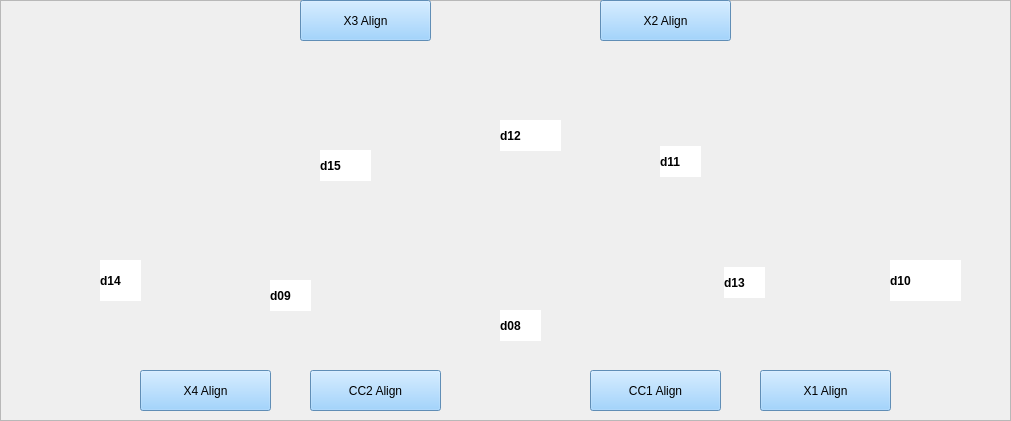
  <widget class="QFrame" name="MainFrame">
   <property name="geometry">
    <rect>
     <x>30</x>
     <y>30</y>
     <width>1011</width>
     <height>421</height>
    </rect>
   </property>
   <property name="sizePolicy">
    <sizepolicy hsizetype="Expanding" vsizetype="Expanding">
     <horstretch>0</horstretch>
     <verstretch>0</verstretch>
    </sizepolicy>
   </property>
   <property name="sizeIncrement">
    <size>
     <width>5</width>
     <height>5</height>
    </size>
   </property>
   <property name="focusPolicy">
    <enum>Qt::StrongFocus</enum>
   </property>
   <property name="frameShape">
    <enum>QFrame::StyledPanel</enum>
   </property>
   <property name="frameShadow">
    <enum>QFrame::Plain</enum>
   </property>
   <widget class="PyDMLabel" name="MotorScreenShot">
    <property name="geometry">
     <rect>
      <x>70</x>
      <y>-11</y>
      <width>941</width>
      <height>391</height>
     </rect>
    </property>
    <property name="font">
     <font>
      <pointsize>9</pointsize>
     </font>
    </property>
    <property name="toolTip">
     <string/>
    </property>
    <property name="layoutDirection">
     <enum>Qt::RightToLeft</enum>
    </property>
    <property name="frameShape">
     <enum>QFrame::NoFrame</enum>
    </property>
    <property name="frameShadow">
     <enum>QFrame::Plain</enum>
    </property>
    <property name="lineWidth">
     <number>1</number>
    </property>
    <property name="pixmap">
     <pixmap>../../.designer/backup/motorimage.jpg</pixmap>
    </property>
    <property name="scaledContents">
     <bool>true</bool>
    </property>
    <property name="alignment">
     <set>Qt::AlignLeading|Qt::AlignLeft|Qt::AlignVCenter</set>
    </property>
   </widget>
   <widget class="QLabel" name="label">
    <property name="geometry">
     <rect>
      <x>500</x>
      <y>120</y>
      <width>61</width>
      <height>31</height>
     </rect>
    </property>
    <property name="font">
     <font>
      <weight>75</weight>
      <bold>true</bold>
      <underline>false</underline>
     </font>
    </property>
    <property name="styleSheet">
     <string notr="true">background-color: rgb(255, 255, 255);</string>
    </property>
    <property name="text">
     <string>d12</string>
    </property>
   </widget>
   <widget class="QLabel" name="label_2">
    <property name="geometry">
     <rect>
      <x>660</x>
      <y>146</y>
      <width>41</width>
      <height>31</height>
     </rect>
    </property>
    <property name="font">
     <font>
      <weight>75</weight>
      <bold>true</bold>
     </font>
    </property>
    <property name="styleSheet">
     <string notr="true">background-color: rgb(255, 255, 255);</string>
    </property>
    <property name="text">
     <string>d11</string>
    </property>
   </widget>
   <widget class="QLabel" name="label_3">
    <property name="geometry">
     <rect>
      <x>724</x>
      <y>267</y>
      <width>41</width>
      <height>31</height>
     </rect>
    </property>
    <property name="font">
     <font>
      <weight>75</weight>
      <bold>true</bold>
     </font>
    </property>
    <property name="styleSheet">
     <string notr="true">background-color: rgb(255, 255, 255);</string>
    </property>
    <property name="text">
     <string>d13</string>
    </property>
   </widget>
   <widget class="QLabel" name="label_4">
    <property name="geometry">
     <rect>
      <x>500</x>
      <y>310</y>
      <width>41</width>
      <height>31</height>
     </rect>
    </property>
    <property name="font">
     <font>
      <weight>75</weight>
      <bold>true</bold>
     </font>
    </property>
    <property name="styleSheet">
     <string notr="true">background-color: rgb(255, 255, 255);</string>
    </property>
    <property name="text">
     <string>d08</string>
    </property>
   </widget>
   <widget class="QLabel" name="label_5">
    <property name="geometry">
     <rect>
      <x>270</x>
      <y>280</y>
      <width>41</width>
      <height>31</height>
     </rect>
    </property>
    <property name="font">
     <font>
      <weight>75</weight>
      <bold>true</bold>
     </font>
    </property>
    <property name="styleSheet">
     <string notr="true">background-color: rgb(255, 255, 255);</string>
    </property>
    <property name="text">
     <string>d09</string>
    </property>
   </widget>
   <widget class="QLabel" name="label_6">
    <property name="geometry">
     <rect>
      <x>100</x>
      <y>260</y>
      <width>41</width>
      <height>41</height>
     </rect>
    </property>
    <property name="font">
     <font>
      <weight>75</weight>
      <bold>true</bold>
     </font>
    </property>
    <property name="styleSheet">
     <string notr="true">background-color: rgb(255, 255, 255);</string>
    </property>
    <property name="text">
     <string>d14</string>
    </property>
   </widget>
   <widget class="QLabel" name="label_7">
    <property name="geometry">
     <rect>
      <x>320</x>
      <y>150</y>
      <width>51</width>
      <height>31</height>
     </rect>
    </property>
    <property name="font">
     <font>
      <weight>75</weight>
      <bold>true</bold>
     </font>
    </property>
    <property name="styleSheet">
     <string notr="true">background-color: rgb(255, 255, 255);</string>
    </property>
    <property name="text">
     <string>d15</string>
    </property>
   </widget>
   <widget class="QLabel" name="label_8">
    <property name="geometry">
     <rect>
      <x>890</x>
      <y>260</y>
      <width>71</width>
      <height>41</height>
     </rect>
    </property>
    <property name="font">
     <font>
      <weight>75</weight>
      <bold>true</bold>
      <underline>false</underline>
     </font>
    </property>
    <property name="styleSheet">
     <string notr="true">background-color: rgb(255, 255, 255);</string>
    </property>
    <property name="text">
     <string>d10</string>
    </property>
   </widget>
   <widget class="PyDMLabel" name="MotorScreenShot_2">
    <property name="geometry">
     <rect>
      <x>30</x>
      <y>-10</y>
      <width>941</width>
      <height>391</height>
     </rect>
    </property>
    <property name="font">
     <font>
      <pointsize>9</pointsize>
     </font>
    </property>
    <property name="toolTip">
     <string/>
    </property>
    <property name="layoutDirection">
     <enum>Qt::RightToLeft</enum>
    </property>
    <property name="frameShape">
     <enum>QFrame::NoFrame</enum>
    </property>
    <property name="frameShadow">
     <enum>QFrame::Plain</enum>
    </property>
    <property name="lineWidth">
     <number>1</number>
    </property>
    <property name="pixmap">
     <pixmap>motorimage.jpg</pixmap>
    </property>
    <property name="scaledContents">
     <bool>true</bool>
    </property>
    <property name="alignment">
     <set>Qt::AlignLeading|Qt::AlignLeft|Qt::AlignVCenter</set>
    </property>
   </widget>
   <widget class="PyDMLabel" name="MotorScreenShot_3">
    <property name="geometry">
     <rect>
      <x>30</x>
      <y>-10</y>
      <width>941</width>
      <height>391</height>
     </rect>
    </property>
    <property name="font">
     <font>
      <pointsize>9</pointsize>
     </font>
    </property>
    <property name="toolTip">
     <string/>
    </property>
    <property name="layoutDirection">
     <enum>Qt::RightToLeft</enum>
    </property>
    <property name="frameShape">
     <enum>QFrame::NoFrame</enum>
    </property>
    <property name="frameShadow">
     <enum>QFrame::Plain</enum>
    </property>
    <property name="lineWidth">
     <number>1</number>
    </property>
    <property name="pixmap">
     <pixmap>Safa_SND/motorimage.jpg</pixmap>
    </property>
    <property name="scaledContents">
     <bool>true</bool>
    </property>
    <property name="alignment">
     <set>Qt::AlignLeading|Qt::AlignLeft|Qt::AlignVCenter</set>
    </property>
   </widget>
   <widget class="PyDMRelatedDisplayButton" name="X3">
    <property name="geometry">
     <rect>
      <x>300</x>
      <y>0</y>
      <width>131</width>
      <height>41</height>
     </rect>
    </property>
    <property name="toolTip">
     <string/>
    </property>
    <property name="styleSheet">
     <string notr="true">background-color: rgb(134, 199, 255);</string>
    </property>
    <property name="text">
     <string>X3 Align</string>
    </property>
    <property name="alarmSensitiveContent" stdset="0">
     <bool>false</bool>
    </property>
    <property name="alarmSensitiveBorder" stdset="0">
     <bool>true</bool>
    </property>
    <property name="PyDMToolTip" stdset="0">
     <string/>
    </property>
    <property name="channel" stdset="0">
     <string/>
    </property>
    <property name="PyDMIcon" stdset="0">
     <string/>
    </property>
    <property name="filenames" stdset="0">
     <stringlist>
      <string>angle_x3.ui</string>
     </stringlist>
    </property>
    <property name="titles" stdset="0">
     <stringlist/>
    </property>
    <property name="showIcon" stdset="0">
     <bool>false</bool>
    </property>
    <property name="macros" stdset="0">
     <stringlist>
      <string>{}</string>
     </stringlist>
    </property>
    <property name="openInNewWindow" stdset="0">
     <bool>false</bool>
    </property>
    <property name="passwordProtected" stdset="0">
     <bool>false</bool>
    </property>
    <property name="password" stdset="0">
     <string/>
    </property>
    <property name="protectedPassword" stdset="0">
     <string/>
    </property>
    <property name="followSymlinks" stdset="0">
     <bool>false</bool>
    </property>
   </widget>
   <widget class="PyDMRelatedDisplayButton" name="X2">
    <property name="geometry">
     <rect>
      <x>600</x>
      <y>0</y>
      <width>131</width>
      <height>41</height>
     </rect>
    </property>
    <property name="toolTip">
     <string/>
    </property>
    <property name="styleSheet">
     <string notr="true">background-color: rgb(134, 199, 255);</string>
    </property>
    <property name="text">
     <string>X2 Align</string>
    </property>
    <property name="alarmSensitiveContent" stdset="0">
     <bool>false</bool>
    </property>
    <property name="alarmSensitiveBorder" stdset="0">
     <bool>true</bool>
    </property>
    <property name="PyDMToolTip" stdset="0">
     <string/>
    </property>
    <property name="channel" stdset="0">
     <string/>
    </property>
    <property name="PyDMIcon" stdset="0">
     <string/>
    </property>
    <property name="filenames" stdset="0">
     <stringlist>
      <string>angle_x2.ui</string>
     </stringlist>
    </property>
    <property name="titles" stdset="0">
     <stringlist/>
    </property>
    <property name="showIcon" stdset="0">
     <bool>false</bool>
    </property>
    <property name="macros" stdset="0">
     <stringlist>
      <string>{}</string>
     </stringlist>
    </property>
    <property name="openInNewWindow" stdset="0">
     <bool>false</bool>
    </property>
    <property name="passwordProtected" stdset="0">
     <bool>false</bool>
    </property>
    <property name="password" stdset="0">
     <string/>
    </property>
    <property name="protectedPassword" stdset="0">
     <string/>
    </property>
    <property name="followSymlinks" stdset="0">
     <bool>false</bool>
    </property>
   </widget>
   <widget class="PyDMRelatedDisplayButton" name="X4">
    <property name="geometry">
     <rect>
      <x>140</x>
      <y>370</y>
      <width>131</width>
      <height>41</height>
     </rect>
    </property>
    <property name="toolTip">
     <string/>
    </property>
    <property name="styleSheet">
     <string notr="true">background-color: rgb(134, 199, 255);</string>
    </property>
    <property name="text">
     <string>X4 Align</string>
    </property>
    <property name="alarmSensitiveContent" stdset="0">
     <bool>false</bool>
    </property>
    <property name="alarmSensitiveBorder" stdset="0">
     <bool>true</bool>
    </property>
    <property name="PyDMToolTip" stdset="0">
     <string/>
    </property>
    <property name="channel" stdset="0">
     <string/>
    </property>
    <property name="PyDMIcon" stdset="0">
     <string/>
    </property>
    <property name="filenames" stdset="0">
     <stringlist>
      <string>angle_x4.ui</string>
     </stringlist>
    </property>
    <property name="titles" stdset="0">
     <stringlist/>
    </property>
    <property name="showIcon" stdset="0">
     <bool>false</bool>
    </property>
    <property name="macros" stdset="0">
     <stringlist>
      <string>{}</string>
     </stringlist>
    </property>
    <property name="openInNewWindow" stdset="0">
     <bool>false</bool>
    </property>
    <property name="passwordProtected" stdset="0">
     <bool>false</bool>
    </property>
    <property name="password" stdset="0">
     <string/>
    </property>
    <property name="protectedPassword" stdset="0">
     <string/>
    </property>
    <property name="followSymlinks" stdset="0">
     <bool>false</bool>
    </property>
   </widget>
   <widget class="PyDMRelatedDisplayButton" name="CC2">
    <property name="geometry">
     <rect>
      <x>310</x>
      <y>370</y>
      <width>131</width>
      <height>41</height>
     </rect>
    </property>
    <property name="toolTip">
     <string/>
    </property>
    <property name="styleSheet">
     <string notr="true">background-color: rgb(134, 199, 255);</string>
    </property>
    <property name="text">
     <string>CC2 Align</string>
    </property>
    <property name="alarmSensitiveContent" stdset="0">
     <bool>false</bool>
    </property>
    <property name="alarmSensitiveBorder" stdset="0">
     <bool>true</bool>
    </property>
    <property name="PyDMToolTip" stdset="0">
     <string/>
    </property>
    <property name="channel" stdset="0">
     <string/>
    </property>
    <property name="PyDMIcon" stdset="0">
     <string/>
    </property>
    <property name="filenames" stdset="0">
     <stringlist>
      <string>angle_cc2.ui</string>
     </stringlist>
    </property>
    <property name="titles" stdset="0">
     <stringlist/>
    </property>
    <property name="showIcon" stdset="0">
     <bool>false</bool>
    </property>
    <property name="macros" stdset="0">
     <stringlist>
      <string>{}</string>
     </stringlist>
    </property>
    <property name="openInNewWindow" stdset="0">
     <bool>false</bool>
    </property>
    <property name="passwordProtected" stdset="0">
     <bool>false</bool>
    </property>
    <property name="password" stdset="0">
     <string/>
    </property>
    <property name="protectedPassword" stdset="0">
     <string/>
    </property>
    <property name="followSymlinks" stdset="0">
     <bool>false</bool>
    </property>
   </widget>
   <widget class="PyDMRelatedDisplayButton" name="CC1">
    <property name="geometry">
     <rect>
      <x>590</x>
      <y>370</y>
      <width>131</width>
      <height>41</height>
     </rect>
    </property>
    <property name="toolTip">
     <string/>
    </property>
    <property name="styleSheet">
     <string notr="true">background-color: rgb(134, 199, 255);</string>
    </property>
    <property name="text">
     <string>CC1 Align</string>
    </property>
    <property name="alarmSensitiveContent" stdset="0">
     <bool>false</bool>
    </property>
    <property name="alarmSensitiveBorder" stdset="0">
     <bool>true</bool>
    </property>
    <property name="PyDMToolTip" stdset="0">
     <string/>
    </property>
    <property name="channel" stdset="0">
     <string/>
    </property>
    <property name="PyDMIcon" stdset="0">
     <string/>
    </property>
    <property name="filenames" stdset="0">
     <stringlist>
      <string>angle_cc1.ui</string>
     </stringlist>
    </property>
    <property name="titles" stdset="0">
     <stringlist/>
    </property>
    <property name="showIcon" stdset="0">
     <bool>false</bool>
    </property>
    <property name="macros" stdset="0">
     <stringlist>
      <string>{}</string>
     </stringlist>
    </property>
    <property name="openInNewWindow" stdset="0">
     <bool>false</bool>
    </property>
    <property name="passwordProtected" stdset="0">
     <bool>false</bool>
    </property>
    <property name="password" stdset="0">
     <string/>
    </property>
    <property name="protectedPassword" stdset="0">
     <string/>
    </property>
    <property name="followSymlinks" stdset="0">
     <bool>false</bool>
    </property>
   </widget>
   <widget class="PyDMRelatedDisplayButton" name="X1">
    <property name="geometry">
     <rect>
      <x>760</x>
      <y>370</y>
      <width>131</width>
      <height>41</height>
     </rect>
    </property>
    <property name="toolTip">
     <string/>
    </property>
    <property name="styleSheet">
     <string notr="true">background-color: rgb(134, 199, 255);</string>
    </property>
    <property name="text">
     <string>X1 Align</string>
    </property>
    <property name="autoRepeatDelay">
     <number>500</number>
    </property>
    <property name="autoRepeatInterval">
     <number>100</number>
    </property>
    <property name="alarmSensitiveContent" stdset="0">
     <bool>false</bool>
    </property>
    <property name="alarmSensitiveBorder" stdset="0">
     <bool>true</bool>
    </property>
    <property name="PyDMToolTip" stdset="0">
     <string/>
    </property>
    <property name="channel" stdset="0">
     <string/>
    </property>
    <property name="PyDMIcon" stdset="0">
     <string/>
    </property>
    <property name="filenames" stdset="0">
     <stringlist>
      <string>angle_x1.ui</string>
     </stringlist>
    </property>
    <property name="titles" stdset="0">
     <stringlist>
      <string>X1 Align</string>
     </stringlist>
    </property>
    <property name="showIcon" stdset="0">
     <bool>false</bool>
    </property>
    <property name="macros" stdset="0">
     <stringlist>
      <string>{}</string>
     </stringlist>
    </property>
    <property name="openInNewWindow" stdset="0">
     <bool>false</bool>
    </property>
    <property name="passwordProtected" stdset="0">
     <bool>false</bool>
    </property>
    <property name="password" stdset="0">
     <string/>
    </property>
    <property name="protectedPassword" stdset="0">
     <string/>
    </property>
    <property name="followSymlinks" stdset="0">
     <bool>false</bool>
    </property>
   </widget>
   <zorder>MotorScreenShot_3</zorder>
   <zorder>MotorScreenShot_2</zorder>
   <zorder>MotorScreenShot</zorder>
   <zorder>label</zorder>
   <zorder>label_2</zorder>
   <zorder>label_3</zorder>
   <zorder>label_4</zorder>
   <zorder>label_5</zorder>
   <zorder>label_6</zorder>
   <zorder>label_7</zorder>
   <zorder>label_8</zorder>
   <zorder>X3</zorder>
   <zorder>X2</zorder>
   <zorder>X4</zorder>
   <zorder>CC2</zorder>
   <zorder>CC1</zorder>
   <zorder>X1</zorder>
  </widget>
